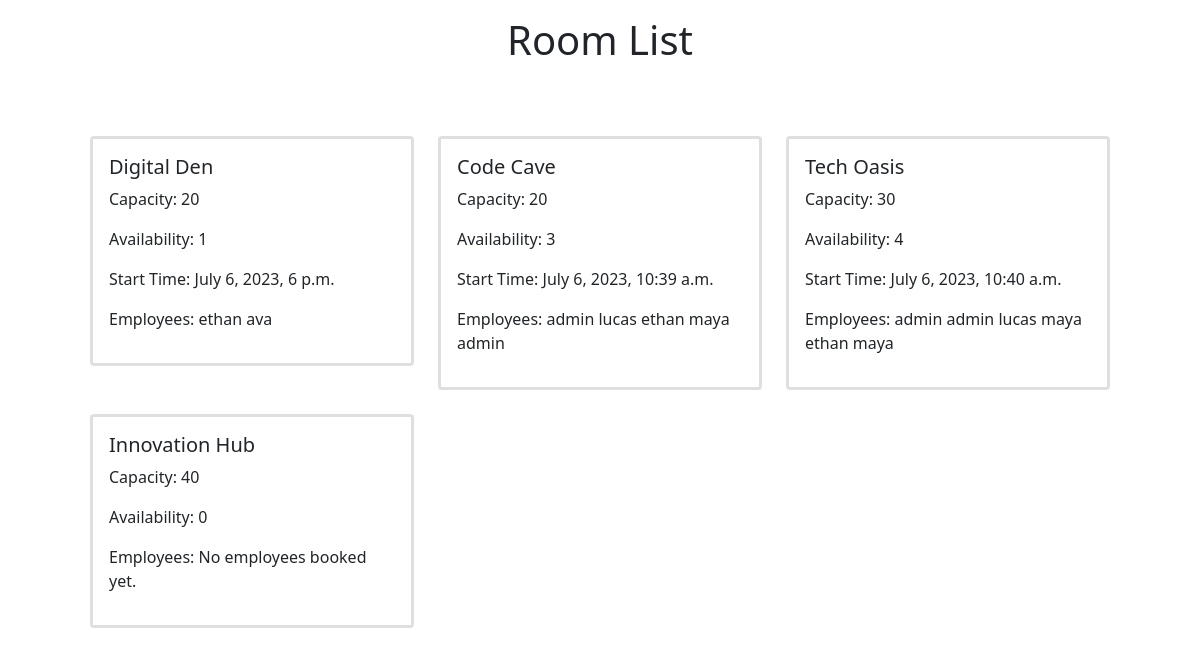
The page / (signed in) on the database its author committed.
### bookingapp/models.py (models this page shows, shortened)
class Room(models.Model):
    name = models.CharField(max_length=255)
    capacity = models.PositiveIntegerField()
    department = models.ForeignKey(Department, on_delete=models.SET_NULL, null=True)

class Booking(models.Model):
    room = models.ForeignKey(Room, on_delete=models.CASCADE)
    user = models.ManyToManyField(User)
    start_time = models.DateTimeField()
    end_time = models.DateTimeField()

### bookingapp/views.py (the view)
# urls.py: path('', room_list, name='room_list'),
@login_required()
def room_list(request):
    rooms = Room.objects.all()
    return render(request, 'room_list.html', {'rooms': rooms})

### bookingapp/templates/room_list.html (shortened to what this page needs)
<!doctype html>
<html lang="en">
<head>
    <link rel="stylesheet" href="https://cdnjs.cloudflare.com/ajax/libs/twitter-bootstrap/5.1.0/css/bootstrap.min.css">
</head>
<body>
<div class="container">
    <h1 class="text-center p-3">Room List</h1>
    <div class="row row-cols-1 row-cols-md-3 g-4 p-5">
        {% for room in rooms %}
        <div class="col">
            <div class="card border-3">
                <div class="card-body">
                    <h5 class="card-title">{{ room.name }}</h5>
                    <p class="card-text">Capacity: {{ room.capacity }}</p>
                    <p class="card-text">Availability: {{ room.booking_set.count }}</p>
                    {% if room.booking_set.exists %}
        <p class="card-text">Start Time: {{ room.booking_set.first.start_time }}</p>
                {% endif %}
                    <p class="card-text">Employees:
        {% if room.booking_set.all %}
            {% for booking in room.booking_set.all %}
                {% for user in booking.user.all %}
                    {{ user.username }}
                {% endfor %}
            {% empty %}
                No employees booked yet.
            {% endfor %}
        {% else %}
            No employees booked yet.
        {% endif %}
    </p>
                </div>
            </div>
        </div>
        {% endfor %}
    </div>
</div>
</body>
</html>

### rows shown on the page
Room: name "Digital Den", capacity "20", booking_set.count "1", booking_set.first.start_time "July 6, 2023, 6 p.m."
Room: name "Code Cave", capacity "20", booking_set.count "3", booking_set.first.start_time "July 6, 2023, 10:39 a.m."
Room: name "Tech Oasis", capacity "30", booking_set.count "4", booking_set.first.start_time "July 6, 2023, 10:40 a.m."
Room: name "Innovation Hub", capacity "40", booking_set.count "0", shows "No employees booked yet."

### other values the page prints
{{ user.username }} "ethan"
{{ user.username }} "ava"
{{ user.username }} "admin"
{{ user.username }} "lucas"
{{ user.username }} "maya"
